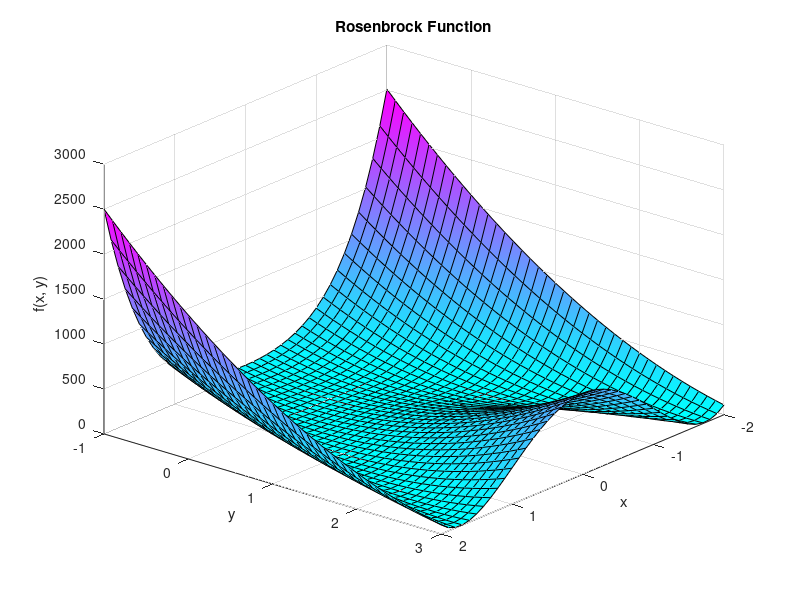

Reproduce this figure in MATLAB.
% Author: Suhas Sunder - 100548159
% Topic: Rosenbrock Function (Valley)
% Assignment 1: Implementation of Eight Benchmark Functions in MATLAB and plotting 3D Map of their 2-D versions. 

clc; clear; close all

% Define meshgrid for clearly visible grid cells along surface of plots
[x, y] = meshgrid(-2:0.1:2, -1:0.1:3); 

% Compute the 2D Rosenbrock function
z = 100 * (y - x.^2).^2 + (x - 1).^2;

% Plot the surface with mesh
surf(x, y, z, 'EdgeColor', 'k', 'FaceColor', 'interp')
xlabel('x')
ylabel('y')
zlabel('f(x, y)')
title('Rosenbrock Function')
colormap cool
view(130, 30)  % Adjusted to match lecture-style perspective
grid on

% Save the currently active figure window locally as an image file
saveas(gcf, 'rosenbrock_function.png')
